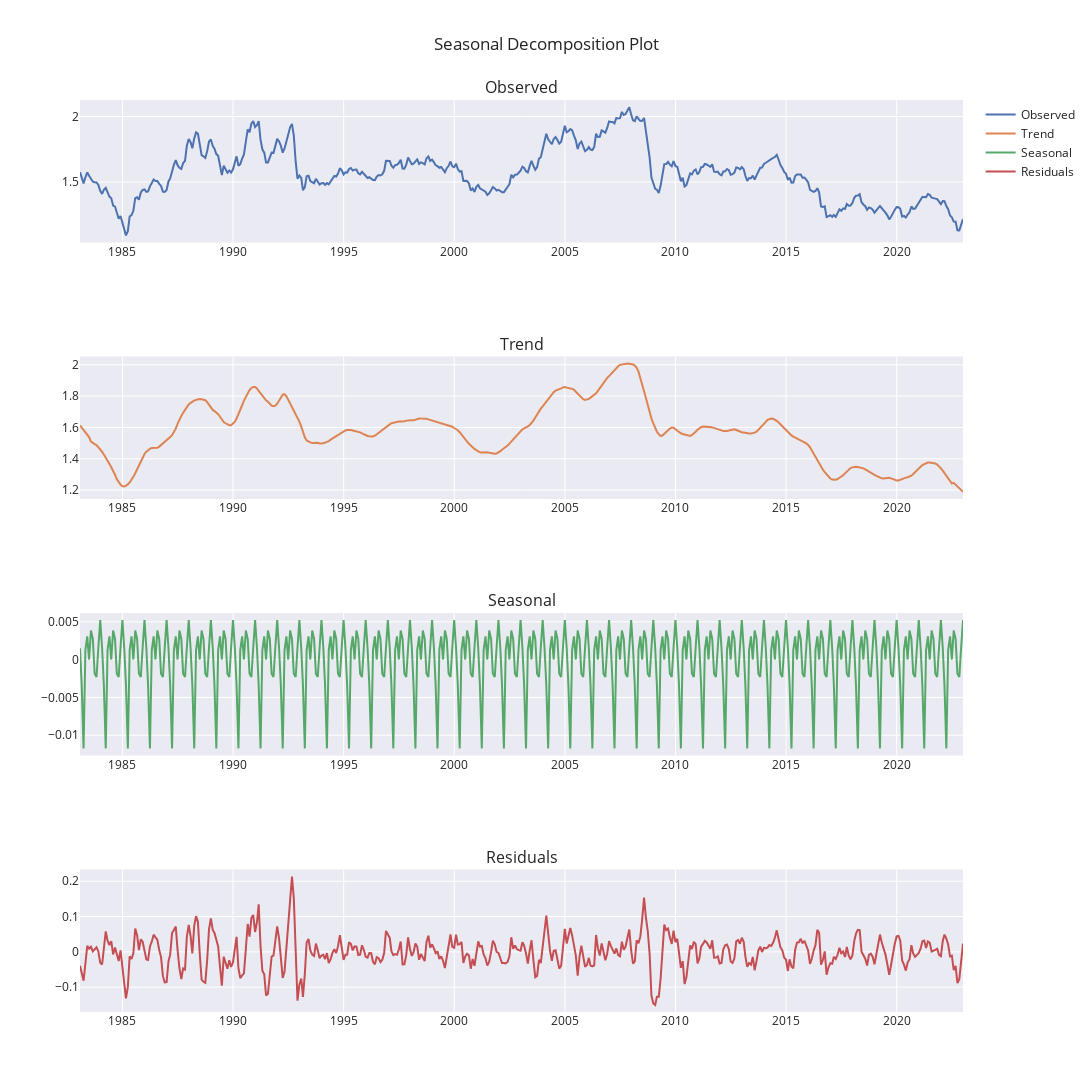

Write notebook code for a chart like this one.
### Code cell
# Calculate seasonal decomposition on the DEXUSUK time series
from statsmodels.tsa.seasonal import seasonal_decompose

# decomp = seasonal_decompose(df)
decomp = seasonal_decompose(df.resample('M').mean(), extrapolate_trend='freq')

# Show decomposition plots
from plotly.subplots import make_subplots

fig = make_subplots(rows=4, cols=1, subplot_titles=['Observed', 'Trend', 'Seasonal', 'Residuals'])

fig.add_trace(go.Scatter(x=decomp.observed.index, y=decomp.observed.values, name='Observed'), row=1, col=1)
fig.add_trace(go.Scatter(x=decomp.trend.index, y=decomp.trend.values, name='Trend'), row=2, col=1)
fig.add_trace(go.Scatter(x=decomp.seasonal.index, y=decomp.seasonal.values, name='Seasonal'), row=3, col=1)
fig.add_trace(go.Scatter(x=decomp.resid.index, y=decomp.resid.values, name='Residuals'), row=4, col=1)

fig.update_layout(width=2200, height=1400, title='Seasonal Decomposition Plot', template='seaborn')

# fig['layout']['yaxis3'].update(range=[0,2])

fig.show()

### Figure 1 — Plotly figure (JSON) as saved in the notebook; plotly's stock layout.template omitted (floating-point values rounded to 4 significant figures; data arrays with more than 128 entries replaced by an {"elided": "..."} marker saying what was removed)
{"data": [{"name": "Observed", "type": "scatter", "x": {"elided": "480 str values"}, "xaxis": "x", "y": {"elided": "480 float values"}, "yaxis": "y"}, {"name": "Trend", "type": "scatter", "x": {"elided": "480 str values"}, "xaxis": "x2", "y": {"elided": "480 float values"}, "yaxis": "y2"}, {"name": "Seasonal", "type": "scatter", "x": {"elided": "480 str values"}, "xaxis": "x3", "y": {"elided": "480 float values"}, "yaxis": "y3"}, {"name": "Residuals", "type": "scatter", "x": {"elided": "480 str values"}, "xaxis": "x4", "y": {"elided": "480 float values"}, "yaxis": "y4"}], "layout": {"annotations": [{"font": {"size": 16}, "showarrow": false, "text": "Observed", "x": 0.5, "xanchor": "center", "xref": "paper", "y": 1, "yanchor": "bottom", "yref": "paper"}, {"font": {"size": 16}, "showarrow": false, "text": "Trend", "x": 0.5, "xanchor": "center", "xref": "paper", "y": 0.7188, "yanchor": "bottom", "yref": "paper"}, {"font": {"size": 16}, "showarrow": false, "text": "Seasonal", "x": 0.5, "xanchor": "center", "xref": "paper", "y": 0.4375, "yanchor": "bottom", "yref": "paper"}, {"font": {"size": 16}, "showarrow": false, "text": "Residuals", "x": 0.5, "xanchor": "center", "xref": "paper", "y": 0.1562, "yanchor": "bottom", "yref": "paper"}], "height": 1400, "title": {"text": "Seasonal Decomposition Plot"}, "width": 2200, "xaxis": {"anchor": "y", "domain": [0, 1]}, "xaxis2": {"anchor": "y2", "domain": [0, 1]}, "xaxis3": {"anchor": "y3", "domain": [0, 1]}, "xaxis4": {"anchor": "y4", "domain": [0, 1]}, "yaxis": {"anchor": "x", "domain": [0.8438, 1]}, "yaxis2": {"anchor": "x2", "domain": [0.5625, 0.7188]}, "yaxis3": {"anchor": "x3", "domain": [0.2812, 0.4375]}, "yaxis4": {"anchor": "x4", "domain": [0, 0.1562]}}}
